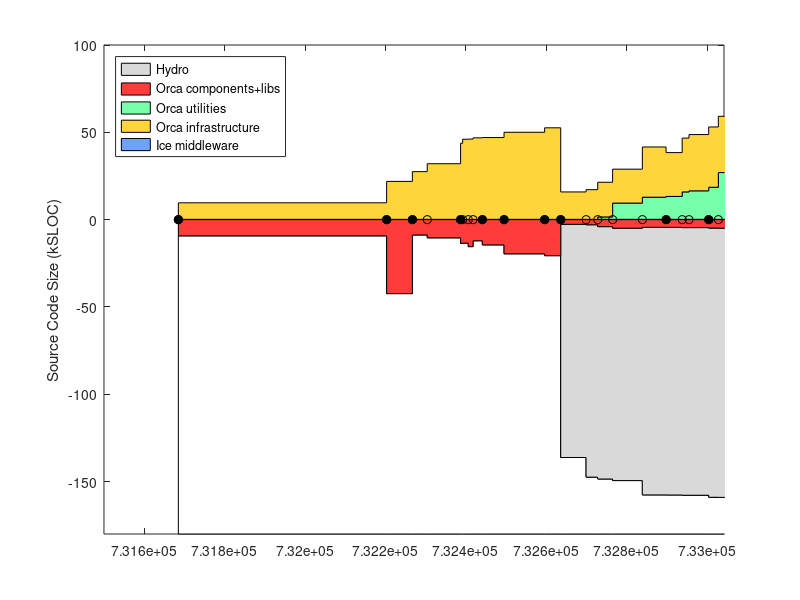

This figure's MATLAB source: (Note: this script raises an error after producing the figure.)
% keep track of orca project size using sloccount
clear all

%%%%%%%%%% DATA %%%%%%%%%%%%%%%%%%%%

% include/* except: include/{Freeze IceSSL IcePatch2}
% src/{Ice Slice IceGrid icecpp IceStorm slice2cpp IceUtil IceBox IceXML}
%  Sice212 = [
%  (7842-1000) + (22093+18419+11499+10568+4392+4200+4252+567+316)
%  ];
%  Sice301 = [
%  (8164-1000) + (23018+19384+19169+10596+4479+4343+4308+622+319)
%  ];
% same as above, but now also add Java:
% src/{IceInternal Ice IceUtil IceBox}
%  Sice310 = [
%  (8810-1200) + (24275+20494+22689+10587+4569+4877+4770+667+319) + (13190+6915+1262+493)
%  ];
%  Sice311 = [
%  (8950-1275) + (24511+20505+22898+10590+4600+4884+4782+683+323) + (13266+6929+1262+504)
%  ];

% it's much easier to count the whole of Ice (we use most of it anyway)
% sloccount include/ src/
% (this does not account for .ice files in [ice]/slice/* but it's a small fraction of total)
Sice212 = 133523;
Sice301 = 144513;
Sice310 = 153243;
Sice311 = 154145;
Sice320 = 168475;
Sice321 = 169725;

% indeces
iyy=1;
imm=2;
idd=3;
iver=4;
isub=5;
ibase=6;
icomp=7;
iutil=8;
iad=9;

Sorca = [ ...
% YY    MM  DD  ?   SUB     BASE        COMP           UTILS    A&D VERSION
% 0.8.6: a single distro, divide in halves arbitrarily
2003     4  14  1   0       18930/2     18930/2             0   0   % 0.8.6 (last change in doc/ChangeLog
% BASE: orca-base
% COMP: orca-components
2004     9  13  1   0       42543       21726               0   0   % 0.11.0
2004    11  16  1   0       8963        27310               0   0   % 0.12.0
2004    12  23  0   0       10596       31845               0   0   % 0.12.1
2005     3  16  1   0       13767       43576               0   0   % 0.13.0
2005     3  21  0   0       13620       45874               0   0   % 0.13.1
2005     4   4  0   0       15630       45944               0   0   % 0.13.2
2005     4  16  0   0       12283       46666               0   0   % 0.13.3
2005     5   9  1   0       14639       46837               0   0   % 0.14.0
2005     7   2  1   0       19751       49854               0   0   % 0.15.0
2005    10  11  1   0       20818       52408               0   0   % 1.0.0
% BASE: just orcaice w/out test + interfaces/slice
% COMP: comp + util - orcaice 
2005    11  20  1   Sice212 2320+530    9226+8781-2320      0   0   % 2.0.0-rc1
2006     1  22  0   Sice301 2511+596    9801+9695-2511      0   0   % 2.0.0-rc2
% UTIL: sloccount components/log* 
2006     2  20  0   Sice301 3369+813    9867+14734-3369-1372 1372    0  % 2.0.0-rc3
% UTIL: sloccount components/orcaview/ components/log* utils/orcalog* utils/orcagui/ utils/orcaobj/
2006     3  29  0   Sice301 4022+1052   14625+18131-4022-9307 9307   0  % 2.0.0-rc4
2006     6  11  0   Sice310 3439+1116   19999+24867-3439-12670 12670 0  % 2.0.0-rc5  
2006     8   9  1   Sice310 3482+1116   19979+21711-3482-13111 13111 0  % 2.0.0
2006     9  18  0   Sice310 3647+1094   19317+30847-3647-15704 15704 0  % 2.0.1
2006    10   5  0   Sice310 3644+1094   20384+31798-3644-16329 16329 0  % 2.0.2
% UTIL: sloccount components/orcaview* components/log* utils/orcalog* utils/orcagui* utils/orcaobj/
2006    11  23  1   Sice311 3831+1178   21408+35311-3831-18359 18359 0  % 2.1.0
% BASE: cd src; sloccount libs/orcaice/ 
%          MINUS sloccount libs/orcaice/test 
%          PLUS sloccount interfaces/slice
% COMP: cd src; sloccount components/ libs/ 
%          MINUS sloccount libs/orcaice* libs/orcaq* libs/orcalog* libs/orcaprobe* libs/orcawall* libs/orcaobj libs/orcaobjutil/
% UTIL: cd src; sloccount utils libs/orcaq* libs/orcalog* libs/orcaprobe* libs/orcawall* libs/orcaobj libs/orcaice*
%          MINUS sloccount libs/orcaice/
% to count lines in *.ice files, rename them to *.cpp like this:
% $cd src/interfaces/slice/orca; for file in *; do mv $file `echo $file | sed s/.ice/.cpp/`; done
2006    12  17  0   Sice311 5615-1784+1240  60241-28024     32398-5615  0   % 2.1.1
2007     2   2  1   Sice311 6225-2011+1671  70376-31989     37297-6225  0   % 2.2.0
2007     4  10  1   Sice320 6232-2011+1671  72704-34165     39894-6232  0   % 2.3.0
2007     6   3  1   Sice320 6837-2056+1682  75506-34316     40074-6837  0   % 2.4.0
2007     8  13  1   Sice320 7247-2226+1772  78939-36926     42700-7247  0    % 2.5.0
2007     9  18  1   Sice321 7919-2572+1787  83838-38743     44694-7919  0    % 2.6.0
% A&D: Hydro: sloccount src
2007    10  28  1   Sice321 5481-1528+1787  72748-36062     42043-5481  12251    % 2.7.0
2007    11   7  0   Sice321 5348-1558+1787  70475-36370     44196-5348  17013    % 2.7.0+
];
Vorca ={'0.8.6', '0.11.0', '0.12.0', '0.12.1', '0.13.0', '0.13.1', '0.13.2', '0.13.3', '0.14.0', '0.15.0', '1.0.0', ...
    '2.0.0-rc1', '2.0.0-rc2', '2.0.0-rc3', '2.0.0-rc4', '2.0.0-rc5', '2.0.0', '2.0.1', '2.0.2', '2.1.0', '2.1.1', ...
    '2.2.0', '2.3.0', '2.4.0', '2.5.0', '2.6.0', '2.7.0', '2.7.0+' }';

% add a dummy release just for display
Sorca(end+1,:) = Sorca(end,:);
Sorca(end,imm) = Sorca(end,imm)+1;
Sorca(end,iver) = 0;
Vorca{end+1} = 'dummy';

% convert dates
Torca = datenum(Sorca(:,iyy),Sorca(:,imm),Sorca(:,idd));

% 2nd digit releases
i2 = (Sorca(:,iver)==1);
Torca2 = Torca(i2);
Vorca2 = Vorca(i2);

% what can go to Hydra?
% cd libs; sloccount bros1 orcacolourtext orcadynamicload orcageom2d orcagpsutil orcaiceutil orcaimage orcaimagegrabber orcalocalnav orcalockfile orcamapload orcamisc orcanavutil orcaogfusion orcaogmap orcapathplan orcaping orcaportability orcaserial orcawifi
% cd components; sloccount gps/garmin/ insgps/novatel insgps/novatelspan/ laser2d/laser2dutil/ laser2d/sickacfr/ laser2d/sickcarmen/ localnav/vfhdriver/ segwayrmp/rmpdriver/ 
% 15,102 + 10,322

% for comparison, ASN
%  Sasn = 90433;

Sgenom = [
% YY    MM  DD  ? SUB   BASE    COMP    UTIL    VERSION
% SUB : cd pocolibs-2.3; sloccount include src
% BASE: cd genom-2.0; sloccount include src
% COMP: 0
% UTIL: 0 
2007    8   31  1  9786    11368   0   0       % 2.0
];

Splayer = [ 
% YY    MM  DD  ?   SUB     BASE                COMP       UTIL  VERSION
% BASE: (server-drivers)+client_libs
% COMP: drivers + utils
2002    12 04   1  0    (17331-12037)+9188      12037+2685 0    % 1.3.1
2003    7  15   1  0    (30452-24334)+12458     24334+3064 0    % 1.4-rc1
2003    12 07   1  0    (37378-30947)+13110     30947+9633 0    % 1.4-rc2
2004    5  31   1  0    (49225-42643)+13664     42643+3550 0    % 1.5
2004    11 12   1  0    (50758-43190)+13545     43190+4479 0    % 1.6
2005    1  31   0  0    (52069-44517)+13576     44517+4662 0    % 1.6.2
2005    7  28   0  0    (53348-45686)+14300     45686+5188 0    % 1.6.5
% BASE: (libplayercore-./bindings) + client_libs + (libplayertcp-./bindings)
% note: libplayerxdr is autogenerated
% COMP: server + utils
2005    10 25   0  0    (4866-0)+7560+(1391-0)  46474+5725  0   % 2.0pre7
% SUB : 0
% BASE: sloccount libplayercore client_libs libplayertcp 
%           MINUS sloccount libplayercore/bindings/ libplayertcp/bindings
% note: libplayerxdr is autogenerated
% COMP: sloccount server 
% UTIL: sloccount utils PLUS stage/src
2006    2  28   1  0    63992-47749-1291        54704       0     % 2.0.0
2006    3  25   1  0    65606-48912-1291        53033       0     % 2.0.1
2006    6   9   1  0    69083-51546-1319        61421       0     % 2.0.2
2006    9  26   1  0    69388-51546-1319        64088       13606       % 2.0.3
2007    5   2   1  0    69602-51686-1359        58396       9589+13606  % 2.0.4
2007   10  26   1  0    23526-109               78141       11404+13606 % 2.0.4+
];
Tplayer = datenum(Splayer(:,1),Splayer(:,2),Splayer(:,3));

Saria = [
% YY    MM  DD  ? SUB   BASE    COMP    UTIL    VERSION
% SUB : 0
% BASE: sloccount ArNetworking/include/ ArNetworking/src/
% COMP: sloccount include src
% UTIL: 0 
2007    2   20  1  0    15854   45965   0       % 2.5.1
];

Scarmen = [
% YY    MM  DD  ?   SUB     BASE    COMP                    UTIL   VERSION
% SUB : cd src; sloccount ipc
% BASE: sloccount carmenpp global java python
% COMP: sloccount src MINUS all other
% UTIL: sloccount logger logtools mapeditor param_daemon robotgui simulator 
2007    8   15  1  24965    12032   107745-24965-12032-19629  19629   % 0.6.7
];

Sorocos = [
% YY    MM  DD  ?   SUB     BASE    COMP                        UTIL   VERSION
% SUB : cd ACE_wrappers; sloccount ace PLUS sloccount TAO/tao/
% BASE: ?
% LIBS: sloccount orocos-bfl-[VERSION]-src/src PLUS sloccount kdl-[VERSION]/kdl
% COMP: sloccount orocos-rtt-[VERSION]/src PLUS cd orocos-ocl-[VERSION]; sloccount hardware motion_control
% UTIL: cd orocos-ocl-[VERSION]; sloccount taskbrowser signals deployment reporting viewer ocl 
2007    8   15  1  160300+237011   0   (7767+12865)+(48971+20068)    5104   % ace-5.5, tao-1.5, rtt-1.2.1, bfl-0.6.1, kdl-0.4, ocl-0.4.1
];

Syarp = [
% YY    MM  DD  ?   SUB  BASE     COMP       UTIL   VERSION
% SUB : 0
% BASE: sloccount libYARP_OS libYARP_OS_compat
% COMP: sloccount yarpdev libYARP_dev libYARP_math libYARP_sig libYARP_sig_compat 
% UTIL: sloccount yarp-imageviewer modules
2007    7   26  1  0     21633   23528    1613   % 2.1.6
];

% YY    MM  DD  ?   SUB  BASE     COMP       UTIL
% SUB : 0
% BASE: 0
% COMP: sloccount . (matlab files will not be counted)
% UTIL: 0
Sopenslam = [
2007    8   16  1   0    0        23719      0
];

%%%%%%%%%% PLOTTING %%%%%%%%%%%%%%%%%%%%

Smax = 180;
d0 = [Torca Torca]'; d0=d0(:); d0(1)=[];
d1 = Smax-Sorca(:,isub)-Sorca(:,ibase); d1 = [d1 d1]'; d1=d1(:); d1(end)=[];
d2 = Sorca(:,isub); d2 = [d2 d2]'; d2=d2(:); d2(end)=[];
d3 = Sorca(:,ibase); d3 = [d3 d3]'; d3=d3(:); d3(end)=[];
d4 = Sorca(:,icomp); d4 = [d4 d4]'; d4=d4(:); d4(end)=[];
d5 = Sorca(:,iutil); d5 = [d5 d5]'; d5=d5(:); d5(end)=[];
d6 = Sorca(:,iad); d6 = [d6 d6]'; d6=d6(:); d6(end)=[];

figure(1), clf
ha=area( d0, [d1 d2 d3 d5 d4 d6]/1e3, -Smax ); hold on
plot( Torca, 0*Torca, 'k-o' )
h2=plot( Torca2, 0*Torca2, 'ko' );
set(h2,'markerfacecolor','k')
ylabel('Source Code Size (kSLOC)')

% colors
white = 1*[1 1 1];
gray = .85*[1 1 1];
red = min(255,[255 0 0]+60)/255;
orange = min(255,[255 153 0]+60)/255;
green = min(255,[60 255 109]+60)/255;
blue = min(255,[51 102 255]+60)/255;

set(ha(1),'facecolor', white);
set(ha(2),'facecolor', gray);
set(ha(3),'facecolor', red);
set(ha(4),'facecolor', green);
set(ha(5),'facecolor', orange);
set(ha(6),'facecolor', blue);
ha(1)=[];
legend(fliplr(ha),'Hydro','Orca components+libs','Orca utilities','Orca infrastructure','Ice middleware', 'Location','NorthWest')
%  xlim(datenum([2004;2005],[7;7],[1;1]) )
ylim([-Smax 100])
ax=axis;
xlim( [ax(1) datenum([2006 12 31])] )
ax=axis;
% label releases
mark('x', Torca2 )
i2odd = (1:2:length(Torca2));
ht = text(Torca2(i2odd)+5,.04*ax(4)*ones(length(i2odd),1),Vorca2(i2odd));
set(ht,'fontsize',8)
i2even = (2:2:length(Torca2));
ht = text(Torca2(i2even)+5,.08*ax(4)*ones(length(i2even),1),Vorca2(i2even));
set(ht,'fontsize',8)
datetick( 'x', 12 )
hp = plot( Tplayer, -Splayer(:,ibase)/1e3, 'k--o', Tplayer, Splayer(:,icomp)/1e3, 'k--o' );
set(hp, 'color', .5*[1 1 1] )
hpt = text( Tplayer(2), -Splayer(2,ibase)/1e3-8, 'Player infrastructure');
set(hpt, 'color', .5*[1 1 1] )
hpt = text( Tplayer(2), (Splayer(2,icomp)+Splayer(2,iutil))/1e3-5, 'Player "components+utils"');
set(hpt, 'color', .5*[1 1 1] )
%mark('y', Dasn(1,1)/1e3 );
%text( datenum([2003 5 1]), Dasn(1,1)/1e3, 'ASN')
xlabel('Releases')
title('http://orca-robotics.sf.net')

ht=text(datenum(2003,7,1),-Smax+15, '*   generated using David A. Wheeler`s SLOCCount' );
set(ht,'fontsize',8)
ht=text(datenum(2003,7,1),-Smax+5, '** see data in [ORCA2]/scripts/matlab/sloccount/slocs.m' );
set(ht,'fontsize',8)
